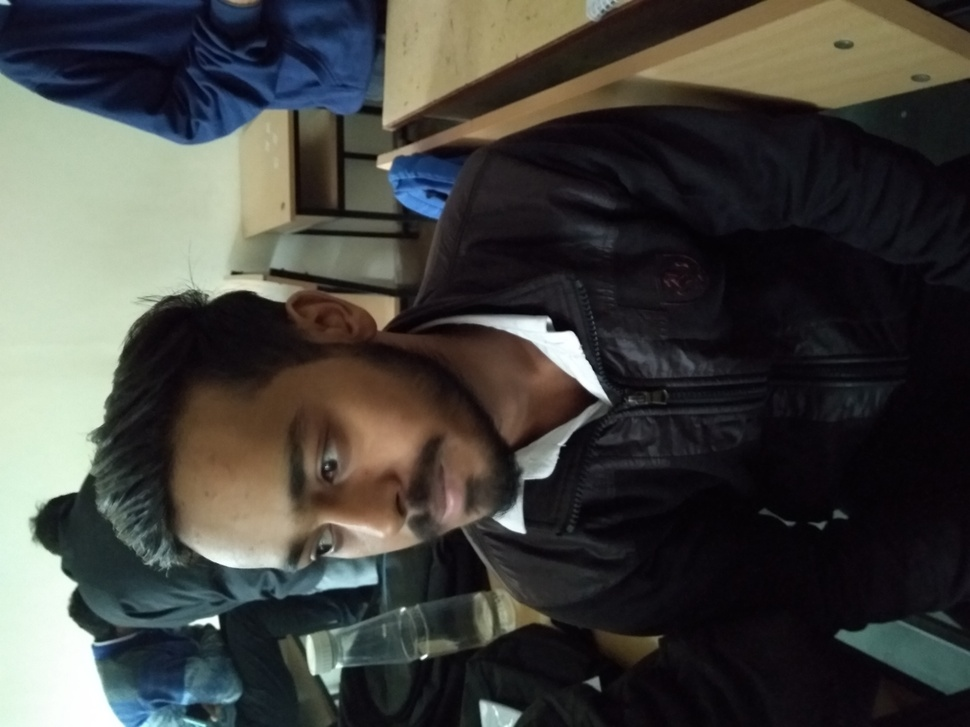
#> input picture training-data/s1/0.jpg, 970 x 727 px, shrunk from 4160 x 3120 before the run, found by its file name; its folder holds only this picture in this run
$ python -i trainer.py   (imports and definitions only)
#> lines starting #> are read from the running program, lines starting #| are printed output that depends on the picture
import cv2,os
import numpy as np
from PIL import Image

def training():
    recognizer = cv2.face.LBPHFaceRecognizer_create()
    detector= cv2.CascadeClassifier(r"C:\Python\Python37-32\Lib\site-packages\cv2\data\haarcascade_frontalface_default.xml");
    def getImagesAndLabels(path):
        #get the path of all the files in the folderd
        Studentpaths=[os.path.join(path,f) for f in os.listdir(path)]
        #create empth face list
        faceSamples=[]
        #create empty ID list
        Ids=[]
        #now looping through all the image paths and loading the Ids and the images
        for student in Studentpaths:
            print(student)
            imagePaths=[os.path.join(student,f) for f in os.listdir(student)]
            for imagePath in imagePaths:
                print(imagePath)
            #loading the image and converting it to gray scale
                pilImage=Image.open(imagePath).convert('L')
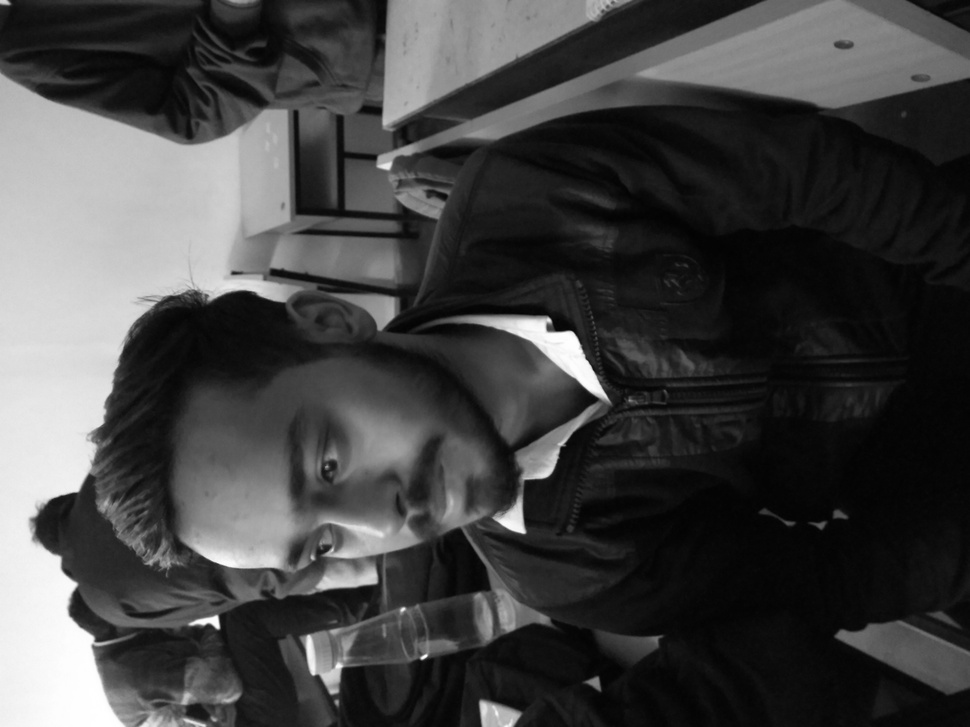
#> pilImage: PIL image 970x727 L; min 2, max 255, mean 67.3
            #Now we are converting the PIL image into numpy array
                imageNp=np.array(pilImage,'uint8')
            #getting the Id from the image
                Id=int(os.path.split(student)[-1].replace('s',''))
                print (Id)
            # extract the face from the training image sample
                faces=detector.detectMultiScale(imageNp)
#> faces = [[498, 404, 33, 33]]
            #If a face is there then append that in the list as well as Id of it
                for (x,y,w,h) in faces:
                    faceSamples.append(imageNp[y:y+h,x:x+w])
                    Ids.append(Id)
#> this loop made 1 pass
#> after the loop, Ids = [1]; faceSamples = 1 item
#> pass 2 of the loop in getImagesAndLabels, `for student in Studentpaths:`:
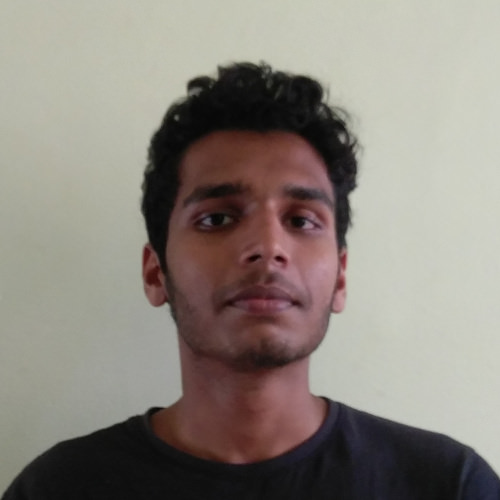
#> input picture training-data/s2/1.jpg, 500 x 500 px, found by its file name
#> in getImagesAndLabels, `pilImage=Image.open(imagePath).convert('L')`:
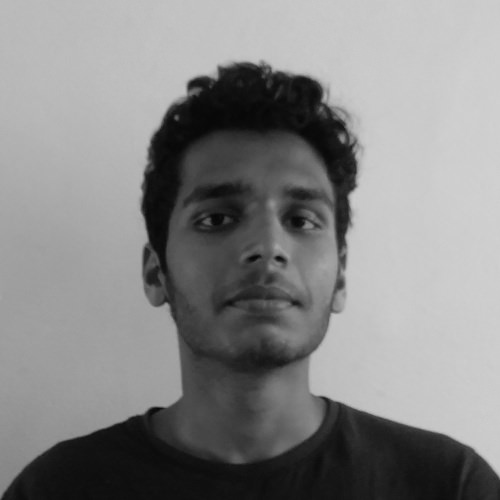
#> pilImage: PIL image 500x500 L; min 5, max 209, mean 134.4
#> in getImagesAndLabels, `faces=detector.detectMultiScale(imageNp)`: faces = [[140, 124, 239, 239]]
#> the loop in getImagesAndLabels, `for (x,y,w,h) in faces:` made 1 pass
#> after the loop in getImagesAndLabels, `for (x,y,w,h) in faces:`: Ids = [1, 2]; faceSamples = 2 items
        print(Ids)
#| [1, 2]
        return faceSamples,Ids


    faces,Ids = getImagesAndLabels(r'C:\Users\User\Desktop\face-recognition-attendance-system-master\training-data')
#> faces = 2 items; Ids = [1, 2]
    recognizer.train(faces, np.array(Ids))
    recognizer.save(r'trainner.yml')

>>> result = training()
